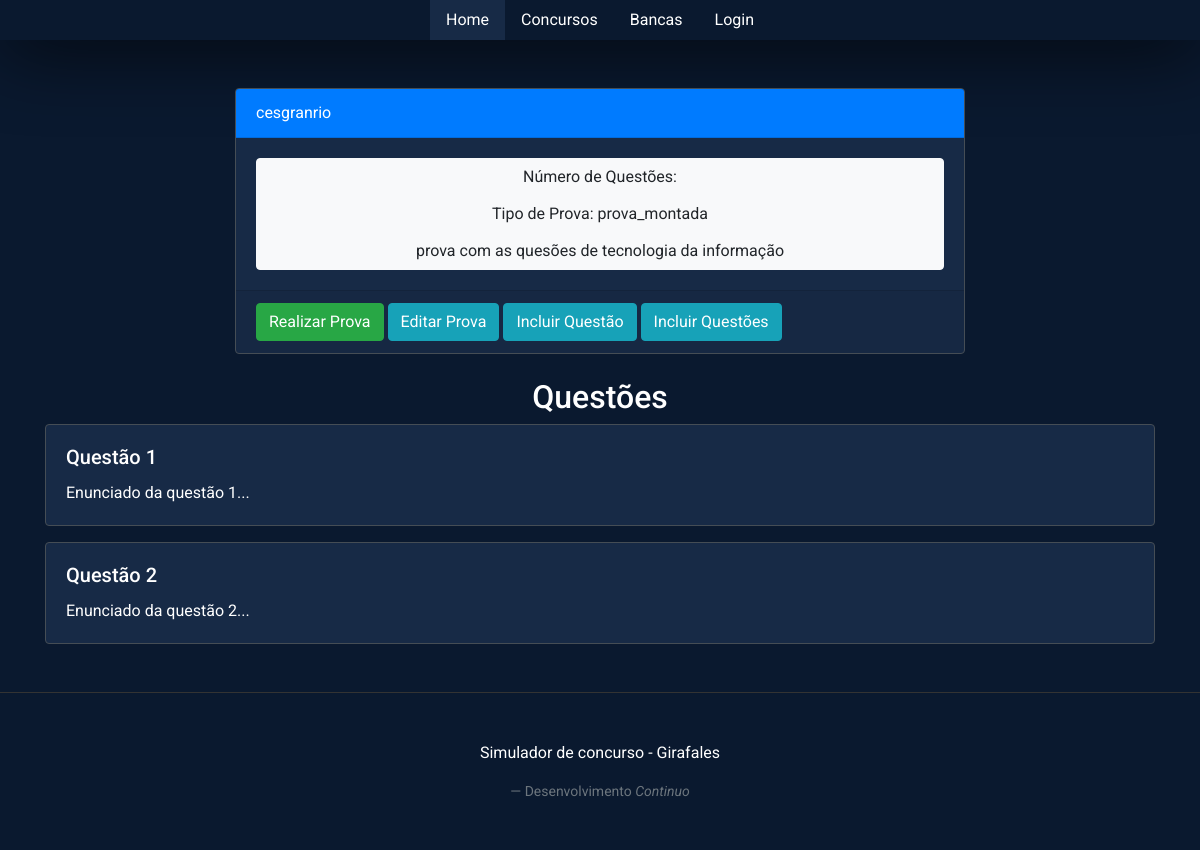
Screenshot of /concursos/exame_view/8 with the database file from the repository.
### model.py (models this page shows)
class Exam(SQLModel, table=True):
	id: Optional[int] = Field(default=None, primary_key=True)
	name: str
	year: str
	description: str
	types:str #para indicar se é a prova do concurso ou uma prova montada
	contest_id: int = Field(foreign_key='contest.id')
	questions:List['Question_exam']=Relationship()

### contest.py (the view)
@contest.route('/exame_view/<id>', methods=['GET'])
def view_exam(id):
	exam = model.get_exam_by_id(id)
	return render_template('contest/view_exam.html' , exam=exam)

### model.py (called while the page is built)
def get_exam_by_id(id):
	with Session(engine) as session:
		data = session.get(Exam, id)
		return data

### templates/contest/view_exam.html
{% extends "base.html" %}
{% block styles %}
    {{ bootstrap.load_css() }}
    <link rel="stylesheet"
                  href="{{url_for('static', filename='index.css')}}">
{% endblock %}
{% block content %}
<div class="container mt-5">
    <div class="row justify-content-center">
        <div class="col-md-8">
            <div class="card">
                <div class="card-header bg-primary text-white">
                    {{exam.name}}
                </div>
                <div class="card-body">
                    <div class="btn-group-vertical w-100">
                        <button type="button" class="btn btn-light">Número
                        de Questões: {{exam.count}}</button>
                        <button type="button" class="btn btn-light">Tipo de Prova: {{exam.types}}</button>
                        <button type="button" class="btn btn-light">{{exam.description}}</button>
                    </div>
                </div>
                <div class="card-footer">
                    <a href="{{ url_for('quiz.go_exam', id=exam.id) }}" class="btn btn-success">Realizar Prova</a>
                    <a href="{{ url_for('quiz.edit_exam', id=exam.id) }}" class="btn btn-info">Editar Prova</a>
                    <a href="{{ url_for('panel.index', id=exam.id) }}" class="btn btn-info">Incluir Questão</a>
                    <a href="{{ url_for('panel.index', id=exam.id) }}" class="btn btn-info">Incluir Questões</a>
                </div>
            </div>
        </div>
    </div>
    <div class="row mt-4">
        <div class="col-md-12">
            <h2 class="text-center">Questões</h2>
            <div class="card">
                <div class="card-body">
                    <h5 class="card-title">Questão 1</h5>
                    <p class="card-text">Enunciado da questão 1...</p>
                </div>
            </div>
            <div class="card mt-3">
                <div class="card-body">
                    <h5 class="card-title">Questão 2</h5>
                    <p class="card-text">Enunciado da questão 2...</p>
                </div>
            </div>
        </div>
    </div>
</div>
{% endblock %}

### templates/base.html (style rules this page uses)
body { font-family: 'Roboto', sans-serif; background-color: #0a192f; color: #ffffff }
.card { background-color: #172a46 !important; border-color: #454d55 !important; color: #ffffff !important; }

### rows the page displays
Exam: name "cesgranrio", types "prova_montada", description "prova com as quesões de tecnologia da informação"
